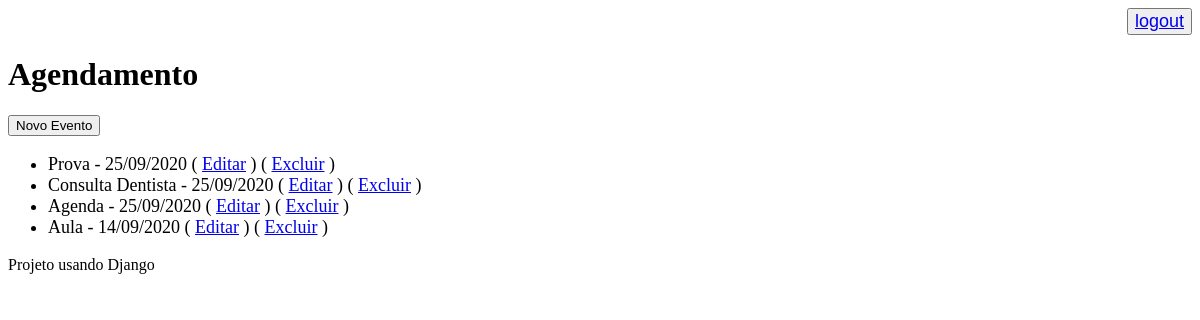
/agenda/ (signed in), run on an earlier commit of the app's database.
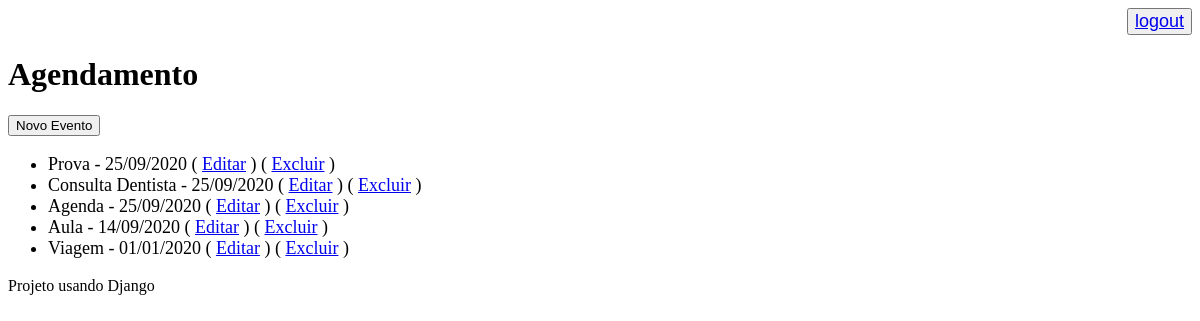
And on a later commit of the database.
### core/models.py (models this page shows, shortened)
class Evento(models.Model):
    titulo = models.CharField(max_length=100)
    descricao = models.TextField(blank=True, null=True)
    data_evento = models.DateField(verbose_name='Data do Evento')
    data_criacao = models.DateTimeField(auto_now=True)
    usuario = models.ForeignKey(User, on_delete=models.CASCADE)
    class Meta:
        db_table = 'evento'
    def get_data_criacao(self):
        return self.data_evento.strftime('%d/%m/%Y')

### core/views.py (the view)
# urls.py: path('agenda/', views.lista_eventos),
def lista_eventos(request):
    usuario = request.user
    data_atual = datetime.now() # - timedelta(hour=1) esta função irá pegar eventos até uma hora antes de vencer
    evento = Evento.objects.filter(usuario=usuario,
                                   data_evento__lt=data_atual)#__gt para eventos que não passaram e __lt para eventos que ja passaram
    dados = {'eventos':evento}
    return render(request, 'agenda.html', dados)

### templates/agenda.html
{% extends "model-page.html" %}
{% block content %}
    <h1>Agendamento</h1>
    <a href="evento/">
        <button type="button">Novo Evento</button>
    </a>
    <ul style="font-size: 18px">
        {% for evento in eventos %}
        <li>
            <div>
                {{ evento.titulo }} -  {{ evento.get_data_criacao }}
                ( <a href="evento/?id={{evento.id}}">Editar</a> )
                ( <a href="evento/delete/{{ evento.id }}">Excluir</a> )
            </div>
        </li>
        {% endfor %}
    </ul>
{% endblock %}

What changed in the data, as far as the page shows it:
added Evento: titulo "Viagem", get_data_criacao "01/01/2020"
